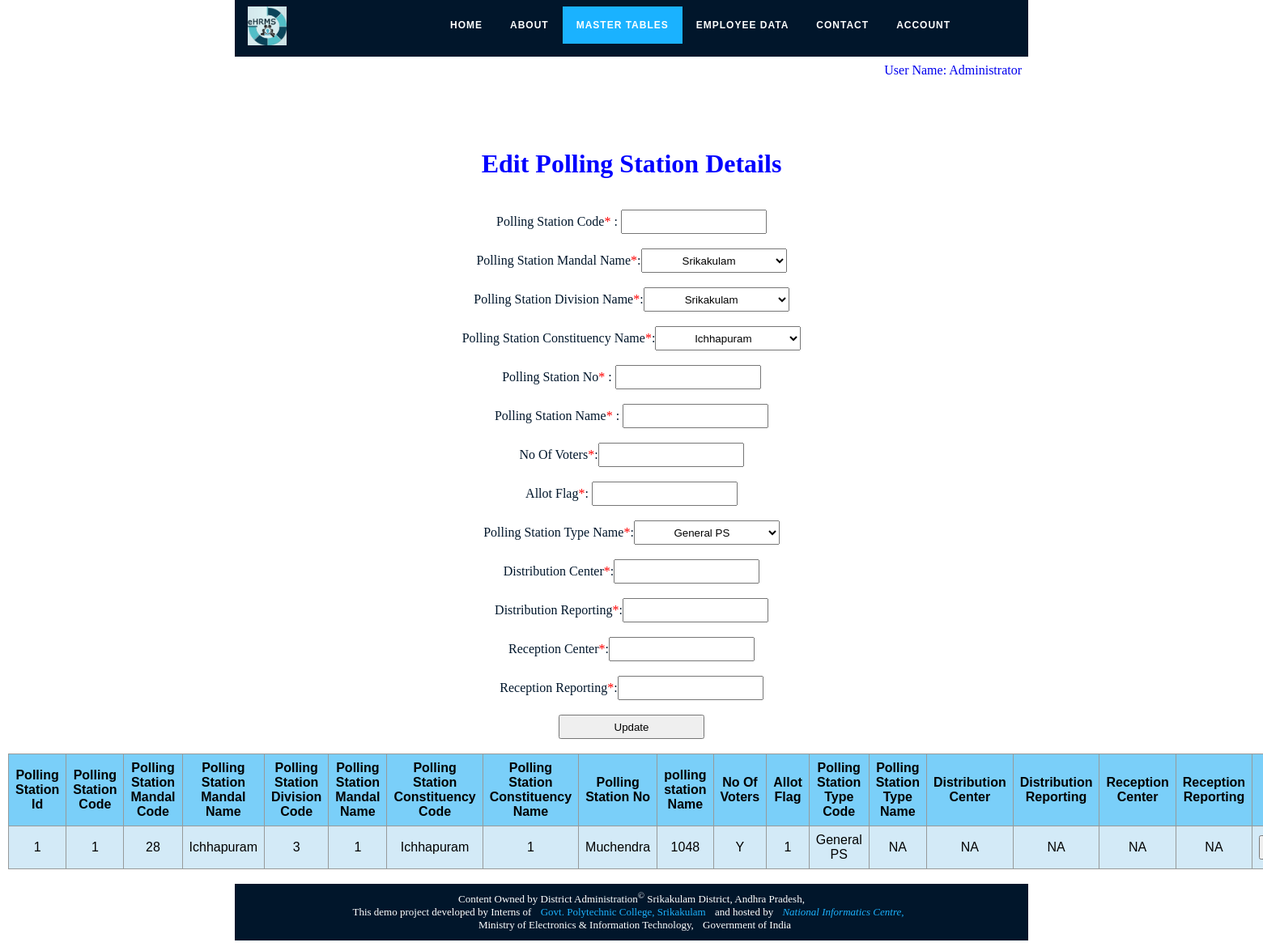
/ehrms/polling_station_edit.php (signed in), run on the app's committed database.
### tables this page shows
CREATE TABLE `polling_station` (
  `ps_id` bigint(20) NOT NULL,
  `ps_code` int(11) NOT NULL,
  `ps_mandal_code` int(11) NOT NULL,
  `ps_division_code` int(11) NOT NULL,
  `ps_constituency_code` int(11) NOT NULL,
  `ps_no` varchar(10) NOT NULL,
  `ps_name` varchar(60) NOT NULL,
  `no_of_voters` int(11) NOT NULL,
  `allot_flag` varchar(10) NOT NULL,
  `ps_type_code` int(11) NOT NULL,
  `distribution_center` varchar(100) NOT NULL,
  `distribution_reporting` varchar(100) NOT NULL,
  `reception_center` varchar(100) NOT NULL,
  `reception_reporting` varchar(100) NOT NULL,
  `client_ip_address` varchar(20) NOT NULL,
  `record_creation_ts` timestamp NOT NULL DEFAULT current_timestamp(),
  `record_updation_ts` timestamp NOT NULL DEFAULT current_timestamp() ON UPDATE current_timestamp()
);

CREATE TABLE `mandal` (
  `mandal_id` bigint(20) NOT NULL,
  `mandal_code` int(11) NOT NULL,
  `mandal_name` varchar(30) NOT NULL,
  `division_code` int(11) NOT NULL,
  `client_ip_address` varchar(20) NOT NULL,
  `record_creation_ts` timestamp NOT NULL DEFAULT current_timestamp(),
  `record_updation_ts` timestamp NOT NULL DEFAULT current_timestamp() ON UPDATE current_timestamp()
);

CREATE TABLE `constituency` (
  `ps_constituency_id` bigint(20) NOT NULL,
  `ps_constituency_code` int(11) NOT NULL,
  `ps_constituency_name` varchar(30) NOT NULL,
  `client_ip_address` varchar(20) NOT NULL,
  `record_creation_ts` timestamp NOT NULL DEFAULT current_timestamp(),
  `record_updation_ts` timestamp NOT NULL DEFAULT current_timestamp() ON UPDATE current_timestamp()
);

CREATE TABLE `ps_type` (
  `ps_type_id` bigint(20) NOT NULL,
  `ps_type_code` int(11) NOT NULL,
  `ps_type_name` varchar(30) NOT NULL,
  `client_ip_address` varchar(20) NOT NULL,
  `record_creation_ts` timestamp NOT NULL DEFAULT current_timestamp(),
  `record_updation_ts` timestamp NOT NULL DEFAULT current_timestamp() ON UPDATE current_timestamp()
);

### ehrms/polling_station_edit.php (the view, shortened to what this page needs)
<?php
$mypscode="";
$mypsmandalcode="";
$mypsconstituencycode="";
$mypsno="";
$mypsname="";
$mynoofvoters="";
$mypstypecode="";
$mydistributioncenter="";
$mydistributionreporting="";
$myreceptioncenter="";
$myreceptionreporting="";
    function edit_button($row_id){
        $btn="<form onsubmit='return take_confirmation1()' name='edit' id='edit'
action='".htmlspecialchars($_SERVER["PHP_SELF"])."'
method='POST'><input type='hidden' value='".$row_id."' name='row_id'
id='row_id'><input value='Edit' type='submit' name='edit_button'
id='edit_button'></form>";
        return $btn;
    }
?>
<html>
<head>
</head>
<body>
<?php include_once('include/db_connection/db_connection.php'); ?>
<br>
<h1 class="div-class" style="color:blue">Edit Polling Station Details</h1>
<div class="div-class">
<form name="register" id="register" onsubmit="return
validate(document)" action="<?php echo
htmlspecialchars($_SERVER["PHP_SELF"]);?>" method="post">
<br>
Polling Station Code<span class="mandatory">*</span>&nbsp;: <input
autocomplete="off" type="number" name="mypscode" id="mypscode"
value="<?php echo $mypscode; ?>"><br><br>
Polling Station Mandal Name<span class="mandatory">*</span>:<select
autocomplete="off" type="number" name="mypsmandalcode"
id="mypsmandalcode" value="<?php echo $mypsmandalcode; ?>"><br><br>
<?php
$sql = "SELECT * FROM mandal ORDER BY mandal_id ASC";
$result = $conn->query($sql);
if ($result->num_rows > 0) {
  while($row = $result->fetch_assoc()) {
    if($row['mandal_code']==$mypsmandalcode)
        {echo "<option value=".$row['mandal_code']." selected>".$row['mandal_name']."</option>";}
    else
        {echo "<option value=".$row['mandal_code'].">".$row['mandal_name']."</option>";}
  }
}
?>
</select><br><br>
Polling Station Division Name<span class="mandatory">*</span>:<select
autocomplete="off" type="number" name="mypsdivisioncode"
id="mypsdivisioncode" value="<?php echo $mypsdivisioncode; ?>"><br><br>
<?php
$sql = "SELECT * FROM division ORDER BY division_id ASC";
$result = $conn->query($sql);
if ($result->num_rows > 0) {
  while($row = $result->fetch_assoc()) {
    if($row['division_code']==$mypsdivisioncode)
        {echo "<option value=".$row['division_code']." selected>".$row['division_name']."</option>";}
    else
        {echo "<option value=".$row['division_code'].">".$row['division_name']."</option>";}
  }
}
?>
</select><br><br>
Polling Station Constituency Name<span class="mandatory">*</span>:<select
autocomplete="off" type="number" name="mypsconstituencycode"
id="mypsconstituencycode" value="<?php echo $mypsconstituencycode; ?>"><br><br>
<?php
$sql = "SELECT * FROM constituency ORDER BY ps_constituency_id ASC";
$result = $conn->query($sql);
if ($result->num_rows > 0) {
  while($row = $result->fetch_assoc()) {
    if($row['ps_constituency_code']==$mypsconstituencycode)
        {echo "<option value=".$row['ps_constituency_code']." selected>".$row['ps_constituency_name']."</option>";}
    else
        {echo "<option value=".$row['ps_constituency_code'].">".$row['ps_constituency_name']."</option>";}
  }
}
?>
</select><br><br>
Polling Station No<span class="mandatory">*</span>&nbsp;: <input
autocomplete="off" type="text" name="mypsno" id="mypsno"
value="<?php echo $mypsno; ?>"><br><br>
Polling Station Name<span class="mandatory">*</span>&nbsp;: <input
autocomplete="off" type="text" name="mypsname" id="mypsname"
value="<?php echo $mypsname; ?>"><br><br>
No Of Voters<span class="mandatory">*</span>:<input
autocomplete="off" type="number" name="mynoofvoters"
id="mynoofvoters" value="<?php echo $mynoofvoters; ?>"><br><br>
Allot Flag<span class="mandatory">*</span>:
        <input autocomplete="off" type="text" name="myallotflag" id="myallotflag" ><br><br>
Polling Station Type Name<span class="mandatory">*</span>:<select
autocomplete="off" type="number" name="mypstypecode"
id="mypstypecode" value="<?php echo $mypstypecode; ?>"><br><br>
<?php
$sql = "SELECT * FROM ps_type ORDER BY ps_type_id ASC";
$result = $conn->query($sql);
if ($result->num_rows > 0) {
  while($row = $result->fetch_assoc()) {
    if($row['ps_type_code']==$mypstypecode)
        {echo "<option value=".$row['ps_type_code']." selected>".$row['ps_type_name']."</option>";}
    else
        {echo "<option value=".$row['ps_type_code'].">".$row['ps_type_name']."</option>";}
  }
}
?>
</select><br><br>
Distribution Center<span class="mandatory">*</span>:<input
autocomplete="off" type="text" name="mydistributioncenter"
id="mydistributioncenter" value="<?php echo $mydistributioncenter; ?>"><br><br>
Distribution Reporting<span class="mandatory">*</span>:<input
autocomplete="off" type="text" name="mydistributionreporting"
id="mydistributionreporting" value="<?php echo $mydistributionreporting; ?>"><br><br>
Reception Center<span class="mandatory">*</span>:<input
autocomplete="off" type="text" name="myreceptioncenter"
id="myreceptioncenter" value="<?php echo $myreceptioncenter; ?>"><br><br>
Reception Reporting<span class="mandatory">*</span>:<input
autocomplete="off" type="text" name="myreceptionreporting"
id="myreceptionreporting" value="<?php echo $myreceptionreporting; ?>"><br><br>
<input id="update_button" name="update_button" type="submit" value="Update">
</form>
<div>
<br/>
<?php
echo "<table class='centered-table'>";
echo "<tr><th>Polling Station Id<th>Polling Station Code
</th><th>Polling Station Mandal Code</th><th>Polling Station Mandal Name</th><th>Polling Station Division Code</th><th>Polling Station Mandal Name</th><th>Polling Station Constituency Code</th><th>Polling Station Constituency Name</th><th>Polling Station No</th><th>polling station Name</th><th>No Of Voters</th><th>Allot Flag</th>
<th>Polling Station Type Code</th><th>Polling Station Type Name</th><th>Distribution Center</th><th>Distribution Reporting</th><th>Reception Center</th><th>Reception Reporting</th><th>Action</th></tr>";
$sql = "SELECT
`polling_station`.`ps_id`,
`polling_station`.`ps_code`,
`polling_station`.`ps_mandal_code`,
`mandal`.`mandal_name`,
`polling_station`.`ps_division_code`,
`division`.`division_name`,
`polling_station`.`ps_constituency_code`,
`constituency`.`ps_constituency_name`,
`polling_station`.`ps_no`,
`polling_station`.`ps_name`,
`polling_station`.`no_of_voters`,
`polling_station`.`allot_flag`,
`polling_station`.`ps_type_code`,
`ps_type`.`ps_type_name`,
`polling_station`.`distribution_center`,
`polling_station`.`distribution_reporting`,
`polling_station`.`reception_center`,
`polling_station`.`reception_reporting`
FROM
`polling_station`
JOIN
`mandal` ON `polling_station`.`ps_mandal_code` = `mandal`.`mandal_code`
JOIN
`division` ON `polling_station`.`ps_division_code` = `division`.`division_code`
JOIN
`constituency` ON `polling_station`.`ps_constituency_code` = `constituency`.`ps_constituency_code`
JOIN
`ps_type` ON `polling_station`.`ps_type_code` = `ps_type`.`ps_type_code`";
$result = $conn->query($sql);
if ($result->num_rows > 0) {
        while($row = $result->fetch_assoc()) {
            echo
"<tr><td>".$row['ps_id']."</td><td>".$row['ps_code']."</td><td>".$row['ps_mandal_code']."</td><td>".$row['mandal_name']."</td><td>".$row['ps_division_code']."</td><td>".$row['ps_constituency_code']."</td><td>".$row['ps_constituency_name']."</td><td>".$row['ps_no']."</td><td>".$row['ps_name']."</td><td>".$row['no_of_voters']."</td><td>".$row['allot_flag']."</td><td>".$row['ps_type_code']."</td><td>".$row['ps_type_name']."</td><td>".$row['distribution_center']."</td><td>".$row['distribution_reporting']."</td>
<td>".$row['distribution_reporting']."</td><td>".$row['reception_center']."</td><td>".$row['reception_reporting']."</td><td>".edit_button($row['ps_id'])."</td></tr>";
        }
} else {
    echo "<tr><td align='center' colspan='22'>(0 Results)</td></tr>";
}
?>
</table>
<br>
<?php include_once('include/php/footer_menu.php'); ?>
</body>
</html>

### data on the page
polling_station: ps_id "1", ps_code "1", ps_mandal_code "28", mandal.mandal_name "Ichhapuram", ps_division_code "3", ps_constituency_code "1", constituency.ps_constituency_name "Ichhapuram", ps_no "1", ps_name "Muchendra", no_of_voters "1048", allot_flag "Y", ps_type_code "1", ps_type.ps_type_name "General PS", distribution_center "NA", distribution_reporting "NA", reception_center "NA", reception_reporting "NA"

### other printed values
$_SESSION["name"] "Administrator"
form field mypsmandalcode "Srikakulam"
form field mypsdivisioncode "Srikakulam"
form field mypsconstituencycode "Ichhapuram"
form field mypstypecode "General PS"
